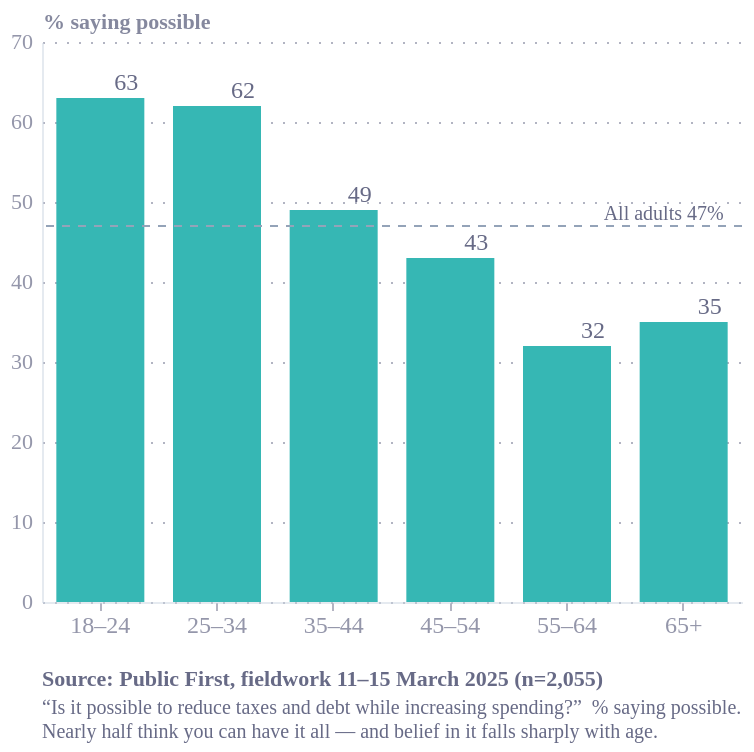

Express this chart as Vega-Lite.
### Vega-Lite specification from a JSON file in a GitHub repository (floating-point values rounded to 4 significant figures)
{"config": {"font": "Circular Std", "text": {"color": "#676A86", "align": "left", "baseline": "middle", "dx": 7, "dy": 0, "fontSize": 11}, "view": {"stroke": "transparent", "continuousWidth": 400, "continuousHeight": 300, "discreteWidth": 400, "discreteHeight": 300, "fill": "transparent"}, "range": {"category": ["#36B7B4", "#E6224B", "#F4C245", "#0063AF", "#00A767", "#179FDB", "#EB5C2E"], "diverging": ["#E6224B", "#E54753", "#C9C9C9", "#179FDB", "#122B39"], "heatmap": ["#C9C9C9", "#179FDB", "#0063AF", "#122B39"], "ordinal": ["#00A767", "#36B7B4", "#179FDB", "#0063AF", "#243B5A"]}, "bar": {"color": "#179fdb"}, "line": {"color": "#e6224b"}, "rule": {"color": "#676A86"}, "area": {"opacity": 0.3}, "point": {"filled": true, "size": 80, "color": "#e6224b", "opacity": 0.95}, "geoshape": {"stroke": "white", "strokeWidth": 0.3}, "rect": {"fill": "#d6d4d4", "opacity": 0.3}, "axis": {"labelColor": "#676A86", "labelFontSize": 11, "labelFont": "Circular Std", "labelOpacity": 0.7, "tickColor": "#676A86", "tickOpacity": 0.5, "domainColor": "#cbd5e1", "domainOpacity": 0.5, "gridColor": "#e5e7eb", "gridDash": [2, 2], "gridOpacity": 0.5, "title": null, "titleColor": "#676A86", "titleOpacity": 0.8, "tickSize": 4}, "axisXDiscrete": {"grid": false, "labelAngle": 0, "tickCount": 10, "tickOpacity": 0.5, "title": null}, "axisYDiscrete": {"ticks": false, "labelPadding": 5}, "axisXTemporal": {"grid": false, "ticks": true}, "axisXQuantitative": {"grid": true}, "axisYQuantitative": {"gridColor": "#676A86", "gridDash": [1, 5], "gridOpacity": 0.5, "ticks": false, "labelPadding": 5, "tickCount": 8, "titleAngle": 0, "titleAlign": "left", "titleBaseline": "bottom", "titleX": 0, "titleY": -5}, "title": {"color": "#676A86E6", "subtitleColor": "#676A86", "font": "Circular Std", "subtitleFont": "Circular Std", "anchor": "start", "fontSize": 14, "subtitleFontSize": 12, "subtitlePadding": 4, "offset": 0, "frame": "group"}, "legend": {"titleColor": "#122b39", "title": null, "labelColor": "#122b39", "labelFontSize": 11}, "background": "white"}, "layer": [{"mark": {"type": "bar", "width": 44}, "encoding": {"color": {"field": "series", "legend": null, "type": "nominal"}, "x": {"axis": {"labelAngle": 0, "labelFontSize": 12}, "field": "age", "sort": ["18–24", "25–34", "35–44", "45–54", "55–64", "65+"], "title": null, "type": "nominal"}, "y": {"axis": {"grid": true, "labelFontSize": 11, "values": [0, 10, 20, 30, 40, 50, 60, 70]}, "field": "possible", "scale": {"domain": [0, 70]}, "title": "% saying possible", "type": "quantitative"}}}, {"mark": {"type": "text", "color": "#676A86", "dy": -8, "fontSize": 12}, "encoding": {"text": {"field": "possible", "format": "d", "type": "quantitative"}, "x": {"axis": {"labelAngle": 0, "labelFontSize": 12}, "field": "age", "sort": ["18–24", "25–34", "35–44", "45–54", "55–64", "65+"], "title": null, "type": "nominal"}, "y": {"field": "possible", "type": "quantitative"}}}, {"data": {"name": "data-9c5b930fab8758fd96cbfb94835e5cac"}, "mark": {"type": "rule", "color": "#94a3b8", "strokeDash": [4, 4], "strokeWidth": 1}, "encoding": {"y": {"field": "y", "type": "quantitative"}}}, {"data": {"name": "data-64b3ed82ddc299cc6c6a6e884d109179"}, "mark": {"type": "text", "align": "right", "color": "#676A86", "dx": 20, "dy": -6, "fontSize": 10}, "encoding": {"text": {"field": "t", "type": "nominal"}, "x": {"field": "age", "sort": ["18–24", "25–34", "35–44", "45–54", "55–64", "65+"], "type": "nominal"}, "y": {"field": "y", "type": "quantitative"}}}], "data": {"name": "data-d74f86b09a75f5c8f72b54e8caac01d3"}, "height": 280, "title": {"text": "Source: Public First, fieldwork 11–15 March 2025 (n=2,055)", "anchor": "start", "color": "#676A86", "dy": 12, "fontSize": 11, "orient": "bottom", "subtitle": ["“Is it possible to reduce taxes and debt while increasing spending?”  % saying possible.", "Nearly half think you can have it all — and belief in it falls sharply with age."], "subtitleColor": "#676A86", "subtitleFontSize": 10}, "width": 350, "$schema": "https://vega.github.io/schema/vega-lite/v6.4.1.json", "datasets": {"data-d74f86b09a75f5c8f72b54e8caac01d3": [{"age": "18–24", "possible": 63, "series": "possible"}, {"age": "25–34", "possible": 62, "series": "possible"}, {"age": "35–44", "possible": 49, "series": "possible"}, {"age": "45–54", "possible": 43, "series": "possible"}, {"age": "55–64", "possible": 32, "series": "possible"}, {"age": "65+", "possible": 35, "series": "possible"}], "data-9c5b930fab8758fd96cbfb94835e5cac": [{"y": 47}], "data-64b3ed82ddc299cc6c6a6e884d109179": [{"age": "65+", "y": 47, "t": "All adults 47%"}]}}
